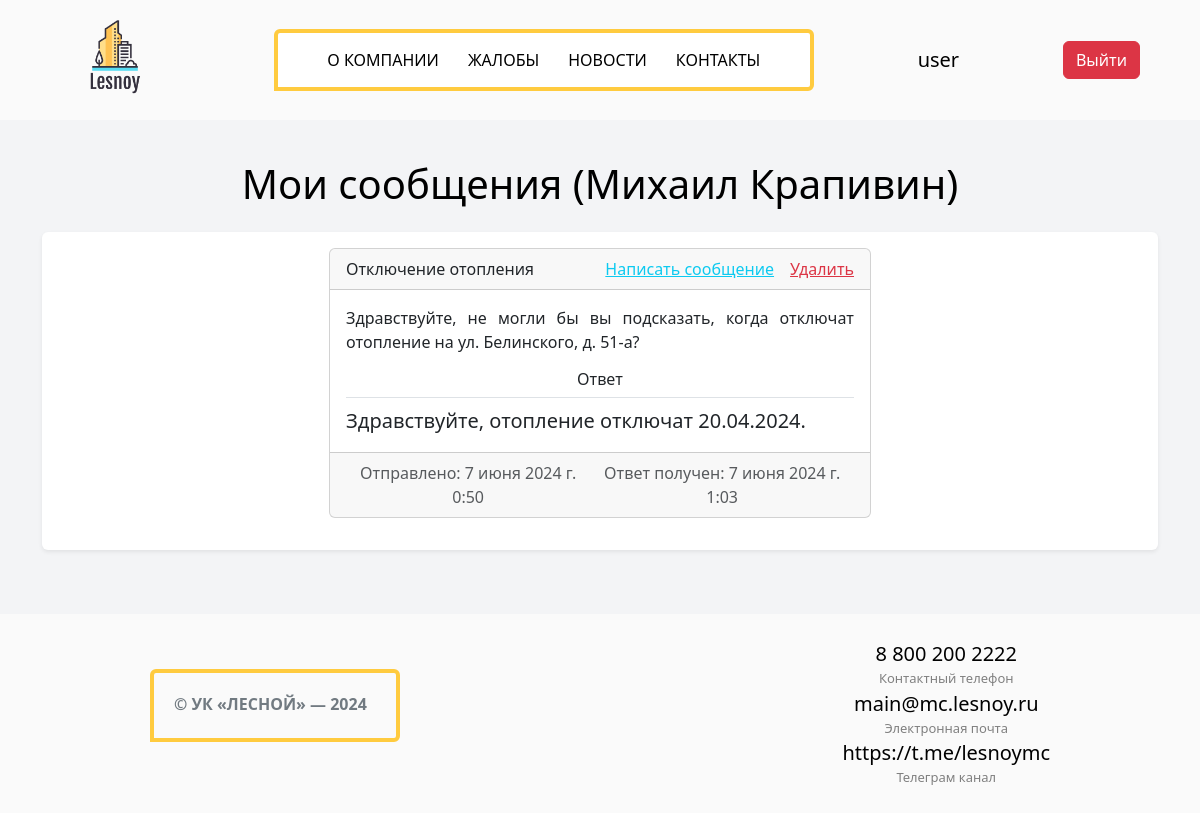
The app's page /user_messages/ (signed in), older data.
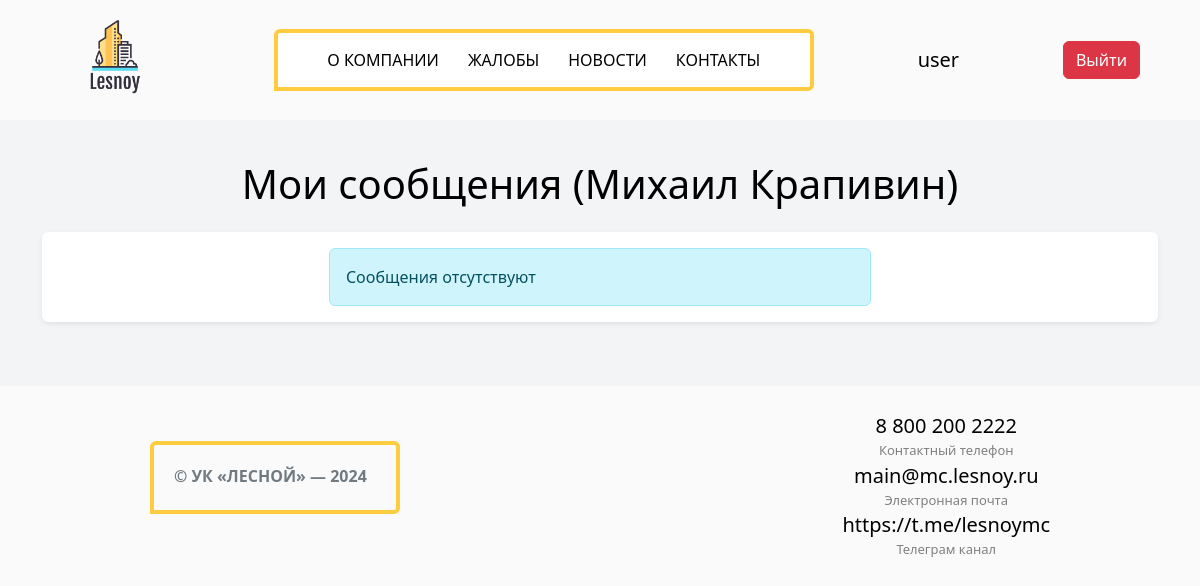
The same page, newer data.
### main/models.py (models this page shows, shortened)
class Messages(models.Model):
    class Meta:
        db_table = "messages"
        verbose_name = "message"
        verbose_name_plural = "messages"
    user = models.ForeignKey(User, on_delete=models.CASCADE, null=True)
    send_date = models.DateTimeField(null=True)
    title = models.CharField(max_length=40, null=True)
    question_text = models.TextField(max_length=1000, null=True)
    reply_text = models.TextField(max_length=1000, default="Нет ответа")
    reply_date = models.DateTimeField(null=True)
    is_read = models.BooleanField(default=False)

### main/views.py (the view)
# urls.py: path('', views.user_messages_view, name="user_messages"),
def user_messages_view(request):
    messages = models.Messages.objects.filter(reply_date__isnull=False, user_id=request.user.id).order_by("-reply_date")
    return render(request, "user_messages.html", {"messages_list": messages})

### templates/user_messages.html (shortened to what this page needs)
{% extends "index.html" %}
{% block content %}
<section class="pt-3 pb-3">
    <div class="container">
        <h1 class="mt-4 mb-4 text-center">Мои сообщения ({{ user.first_name }} {{ user.last_name }})</h1>
        <div class="shadow-sm p-3 mb-5 bg-white rounded" style="max-height: 1200px; overflow: auto;">
            {% if messages_list %}
            {% for message in messages_list %}
            <div class="col-12 col-md-10 col-lg-8 col-xl-6 card text-center mb-3 m-auto">
                {% if message.is_read %}
                <div class="card-header text-start d-flex justify-content-between">
                    <div>{{ message.title }}</div>
                    <div class="d-flex justify-content-between">
                        <a href="{% url 'send_message' %}" class="text-info me-3">Написать сообщение</a>
                        <a href="{% url 'delete_message' message.id %}" class="text-danger">Удалить</a>
                    </div>
                </div>
                {% else %}
                <div class="card-header text-start d-flex justify-content-between text-white" style="background-color: #ffcb3f;">
                    <div>{{ message.title }}</div>
                    <a href="{% url 'make_read' message.id %}" class="text-decoration-none text-white" title="Отметить как прочитанное">Новое сообщение</a>
                </div>
                {% endif %}
                <div class="card-body">
                    <p class="card-text fs-6" style="text-align: justify;">{{ message.question_text }}</p>
                    <h6 class="card-title nav-tabs pb-2">Ответ</h6>
                    <p class="card-text fs-5" style="text-align: justify;"> {{ message.reply_text }}</p>
                </div>
                <div class="card-footer text-muted d-flex justify-content-between">
                    <div>Отправлено: {{ message.send_date }}</div>
                    <div>Ответ получен: {{ message.reply_date }}</div>
                </div>
            </div>
            {% endfor %}
            {% else %}
            <div class="col-12 col-md-10 col-lg-8 col-xl-6 alert alert-info m-auto">Сообщения отсутствуют</div>
            {% endif %}
        </div>
    </div>
</section>
{% endblock %}

Row changes from the older to the newer data that the page shows:
removed Messages: title "Отключение отопления", question_text "Здравствуйте, не могли бы вы подсказать, когда отключат отопление на ул. Белинского, д. 51-а?", reply_text "Здравствуйте, отопление отключат 20.04.2024.", send_date "7 июня 2024 г. 0:50", reply_date "7 июня 2024 г. 1:03"
Text that changed along with them:
text now shown: "Сообщения отсутствуют"
